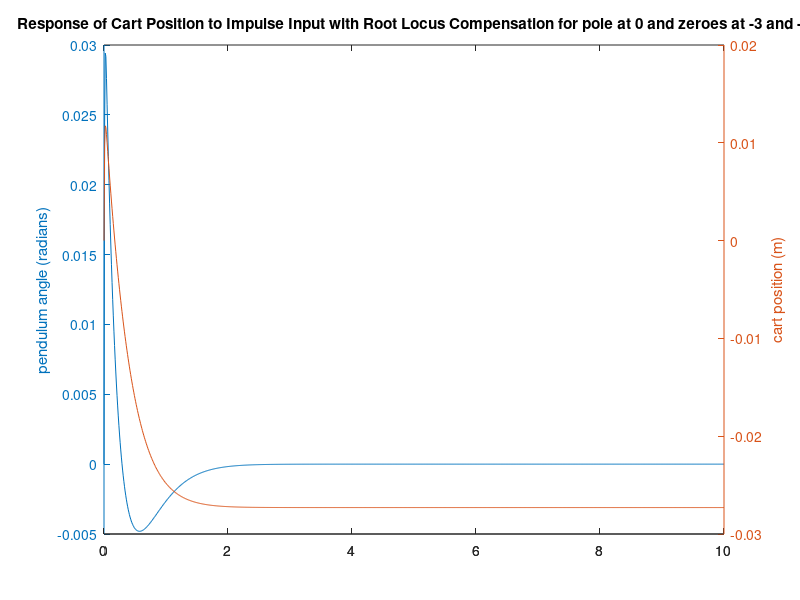

Source code (MATLAB):
M = 0.5;
m = 0.2;
b = 0.1;
I = 0.006;
l = 0.3;
g = 9.8;
q = (I+m*l*l)*(M+m) - (m*l)^2;

s = tf('s');

P_pend = ((m*l*s^2)/q)/(s^4 + (b*(I+m*l*l)*s^3)/q - ((M+m)*m*g*l*s^2)/q - b*m*g*l*s/q);
P_cart = (((I+m*l*l)*s^2-m*g*l)/q)/(s^4 + (b*(I+m*l*l)*s^3)/q - ((M+m)*m*g*l*s^2)/q - b*m*g*l*s/q);

K = 30;
C = (s+3)*(s+4)/s;
C = K*C;

sys_tf1 = feedback(P_pend,C);
sys_tf2 = feedback(1,P_pend*C)*P_cart;
sys_tf2 = minreal(sys_tf2);
t = 0:0.01:10;

[AX,H1,H2] = plotyy(t,impulse(sys_tf1,t),t,impulse(sys_tf2,t),'plot');
set(get(AX(2),'Ylabel'),'String','cart position (m)')
set(get(AX(1),'Ylabel'),'String','pendulum angle (radians)')
title('Response of Cart Position to Impulse Input with Root Locus Compensation for pole at 0 and zeroes at -3 and -4');